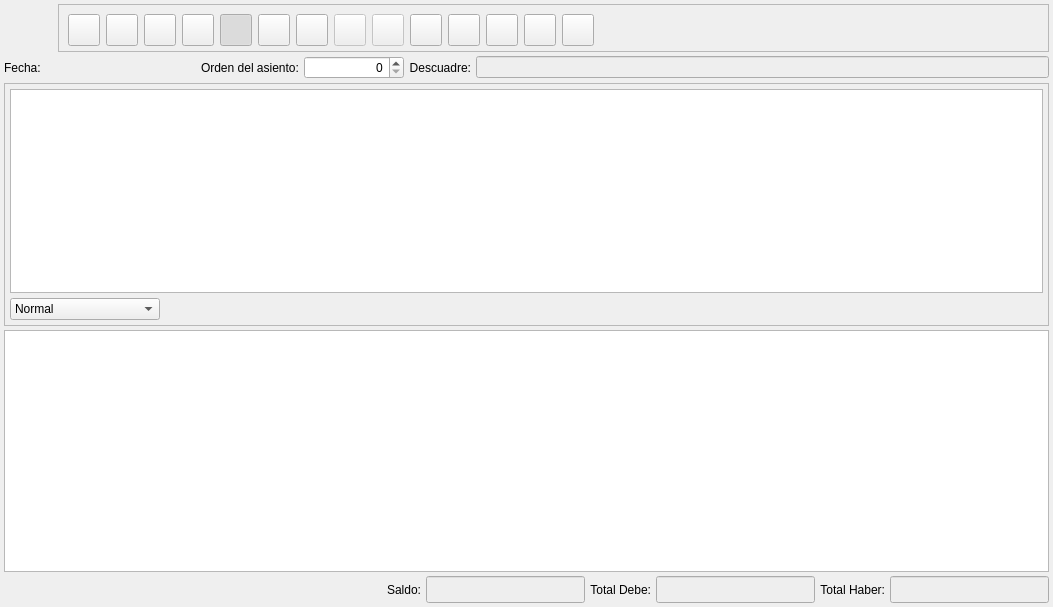
<?xml version="1.0" encoding="UTF-8"?>
<ui version="4.0">
 <author>Tomeu Borras</author>
 <class>BcAsientoBase</class>
 <widget class="QWidget" name="BcAsientoBase">
  <property name="geometry">
   <rect>
    <x>0</x>
    <y>0</y>
    <width>1053</width>
    <height>607</height>
   </rect>
  </property>
  <property name="windowTitle">
   <string>Asiento</string>
  </property>
  <property name="windowIcon">
   <iconset resource="../../../bulmages.qrc">
    <normaloff>:/Images/book.png</normaloff>:/Images/book.png</iconset>
  </property>
  <layout class="QVBoxLayout">
   <property name="spacing">
    <number>4</number>
   </property>
   <property name="margin">
    <number>4</number>
   </property>
   <item>
    <layout class="QHBoxLayout">
     <property name="spacing">
      <number>6</number>
     </property>
     <property name="margin">
      <number>0</number>
     </property>
     <item>
      <widget class="QLabel" name="pixmapLabel1">
       <property name="sizePolicy">
        <sizepolicy hsizetype="Fixed" vsizetype="Fixed">
         <horstretch>0</horstretch>
         <verstretch>0</verstretch>
        </sizepolicy>
       </property>
       <property name="minimumSize">
        <size>
         <width>48</width>
         <height>48</height>
        </size>
       </property>
       <property name="maximumSize">
        <size>
         <width>48</width>
         <height>48</height>
        </size>
       </property>
       <property name="pixmap">
        <pixmap resource="../../../bulmages.qrc">:/Images/book.png</pixmap>
       </property>
       <property name="scaledContents">
        <bool>true</bool>
       </property>
      </widget>
     </item>
     <item>
      <widget class="QFrame" name="mui_framebotones">
       <property name="sizePolicy">
        <sizepolicy hsizetype="Expanding" vsizetype="Fixed">
         <horstretch>0</horstretch>
         <verstretch>0</verstretch>
        </sizepolicy>
       </property>
       <property name="minimumSize">
        <size>
         <width>42</width>
         <height>42</height>
        </size>
       </property>
       <property name="maximumSize">
        <size>
         <width>16777215</width>
         <height>48</height>
        </size>
       </property>
       <property name="frameShape">
        <enum>QFrame::StyledPanel</enum>
       </property>
       <property name="frameShadow">
        <enum>QFrame::Raised</enum>
       </property>
       <layout class="QHBoxLayout" name="horizontalLayout">
        <item>
         <widget class="QToolButton" name="mui_abrirAsiento">
          <property name="sizePolicy">
           <sizepolicy hsizetype="Fixed" vsizetype="Fixed">
            <horstretch>0</horstretch>
            <verstretch>0</verstretch>
           </sizepolicy>
          </property>
          <property name="minimumSize">
           <size>
            <width>32</width>
            <height>32</height>
           </size>
          </property>
          <property name="maximumSize">
           <size>
            <width>32</width>
            <height>32</height>
           </size>
          </property>
          <property name="toolTip">
           <string>Abrir asiento</string>
          </property>
          <property name="whatsThis">
           <string>Abrir asiento</string>
          </property>
          <property name="text">
           <string/>
          </property>
          <property name="icon">
           <iconset resource="../../../bulmages.qrc">
            <normaloff>:/BulmaCont32x32/images/png/decrypted.png</normaloff>:/BulmaCont32x32/images/png/decrypted.png</iconset>
          </property>
          <property name="iconSize">
           <size>
            <width>22</width>
            <height>22</height>
           </size>
          </property>
          <property name="shortcut">
           <string>Ctrl+A</string>
          </property>
         </widget>
        </item>
        <item>
         <widget class="QToolButton" name="mui_cerrarAsiento">
          <property name="sizePolicy">
           <sizepolicy hsizetype="Fixed" vsizetype="Fixed">
            <horstretch>0</horstretch>
            <verstretch>0</verstretch>
           </sizepolicy>
          </property>
          <property name="minimumSize">
           <size>
            <width>32</width>
            <height>32</height>
           </size>
          </property>
          <property name="maximumSize">
           <size>
            <width>32</width>
            <height>32</height>
           </size>
          </property>
          <property name="toolTip">
           <string>Cerrar asiento</string>
          </property>
          <property name="whatsThis">
           <string>Cerrar asiento</string>
          </property>
          <property name="text">
           <string/>
          </property>
          <property name="icon">
           <iconset resource="../../../bulmages.qrc">
            <normaloff>:/BulmaCont32x32/images/png/encrypted.png</normaloff>:/BulmaCont32x32/images/png/encrypted.png</iconset>
          </property>
          <property name="iconSize">
           <size>
            <width>22</width>
            <height>22</height>
           </size>
          </property>
          <property name="shortcut">
           <string>Ctrl+C</string>
          </property>
         </widget>
        </item>
        <item>
         <widget class="QToolButton" name="mui_guardarAsiento">
          <property name="sizePolicy">
           <sizepolicy hsizetype="Fixed" vsizetype="Fixed">
            <horstretch>0</horstretch>
            <verstretch>0</verstretch>
           </sizepolicy>
          </property>
          <property name="minimumSize">
           <size>
            <width>32</width>
            <height>32</height>
           </size>
          </property>
          <property name="maximumSize">
           <size>
            <width>32</width>
            <height>32</height>
           </size>
          </property>
          <property name="toolTip">
           <string>Guardar asiento</string>
          </property>
          <property name="whatsThis">
           <string>Guardar asiento</string>
          </property>
          <property name="text">
           <string/>
          </property>
          <property name="icon">
           <iconset resource="../../../bulmages.qrc">
            <normaloff>:/Images/edit-save.png</normaloff>:/Images/edit-save.png</iconset>
          </property>
          <property name="iconSize">
           <size>
            <width>22</width>
            <height>22</height>
           </size>
          </property>
          <property name="shortcut">
           <string>Ctrl+S</string>
          </property>
         </widget>
        </item>
        <item>
         <widget class="QToolButton" name="mui_nuevoAsiento">
          <property name="sizePolicy">
           <sizepolicy hsizetype="Fixed" vsizetype="Fixed">
            <horstretch>0</horstretch>
            <verstretch>0</verstretch>
           </sizepolicy>
          </property>
          <property name="minimumSize">
           <size>
            <width>32</width>
            <height>32</height>
           </size>
          </property>
          <property name="maximumSize">
           <size>
            <width>32</width>
            <height>32</height>
           </size>
          </property>
          <property name="toolTip">
           <string>Nuevo asiento</string>
          </property>
          <property name="statusTip">
           <string comment="Nuevo asiento">Nuevo asiento</string>
          </property>
          <property name="whatsThis">
           <string>Nuevo asiento</string>
          </property>
          <property name="accessibleDescription">
           <string comment="Nuevo asiento">Nuevo asiento</string>
          </property>
          <property name="text">
           <string/>
          </property>
          <property name="icon">
           <iconset resource="../../../bulmages.qrc">
            <normaloff>:/Images/document-new.png</normaloff>:/Images/document-new.png</iconset>
          </property>
          <property name="iconSize">
           <size>
            <width>22</width>
            <height>22</height>
           </size>
          </property>
          <property name="shortcut">
           <string>Ctrl+N</string>
          </property>
         </widget>
        </item>
        <item>
         <widget class="QToolButton" name="mui_detalles">
          <property name="sizePolicy">
           <sizepolicy hsizetype="Fixed" vsizetype="Fixed">
            <horstretch>0</horstretch>
            <verstretch>0</verstretch>
           </sizepolicy>
          </property>
          <property name="minimumSize">
           <size>
            <width>32</width>
            <height>32</height>
           </size>
          </property>
          <property name="maximumSize">
           <size>
            <width>32</width>
            <height>32</height>
           </size>
          </property>
          <property name="toolTip">
           <string>Extender asiento</string>
          </property>
          <property name="whatsThis">
           <string>Extender asiento</string>
          </property>
          <property name="text">
           <string/>
          </property>
          <property name="icon">
           <iconset resource="../../../bulmages.qrc">
            <normaloff>:/Images/document-open.png</normaloff>:/Images/document-open.png</iconset>
          </property>
          <property name="iconSize">
           <size>
            <width>22</width>
            <height>22</height>
           </size>
          </property>
          <property name="shortcut">
           <string>Ctrl+E</string>
          </property>
          <property name="checkable">
           <bool>true</bool>
          </property>
          <property name="checked">
           <bool>true</bool>
          </property>
         </widget>
        </item>
        <item>
         <widget class="QToolButton" name="mui_configurar">
          <property name="minimumSize">
           <size>
            <width>32</width>
            <height>32</height>
           </size>
          </property>
          <property name="maximumSize">
           <size>
            <width>32</width>
            <height>32</height>
           </size>
          </property>
          <property name="toolTip">
           <string>Configurar</string>
          </property>
          <property name="whatsThis">
           <string>Configurar</string>
          </property>
          <property name="text">
           <string/>
          </property>
          <property name="icon">
           <iconset resource="../../../bulmages.qrc">
            <normaloff>:/Images/document-properties.png</normaloff>:/Images/document-properties.png</iconset>
          </property>
          <property name="iconSize">
           <size>
            <width>22</width>
            <height>22</height>
           </size>
          </property>
          <property name="checkable">
           <bool>true</bool>
          </property>
          <property name="checked">
           <bool>false</bool>
          </property>
         </widget>
        </item>
        <item>
         <widget class="QToolButton" name="mui_borrar">
          <property name="sizePolicy">
           <sizepolicy hsizetype="Fixed" vsizetype="Fixed">
            <horstretch>0</horstretch>
            <verstretch>0</verstretch>
           </sizepolicy>
          </property>
          <property name="minimumSize">
           <size>
            <width>32</width>
            <height>32</height>
           </size>
          </property>
          <property name="maximumSize">
           <size>
            <width>32</width>
            <height>32</height>
           </size>
          </property>
          <property name="toolTip">
           <string>Borrar asiento</string>
          </property>
          <property name="whatsThis">
           <string>Borrar asiento</string>
          </property>
          <property name="text">
           <string/>
          </property>
          <property name="icon">
           <iconset>
            <normaloff>:Images/edit-delete.png</normaloff>:Images/edit-delete.png</iconset>
          </property>
          <property name="iconSize">
           <size>
            <width>22</width>
            <height>22</height>
           </size>
          </property>
          <property name="shortcut">
           <string>Ctrl+D</string>
          </property>
         </widget>
        </item>
        <item>
         <widget class="QToolButton" name="mui_exportar">
          <property name="enabled">
           <bool>false</bool>
          </property>
          <property name="sizePolicy">
           <sizepolicy hsizetype="Fixed" vsizetype="Fixed">
            <horstretch>0</horstretch>
            <verstretch>0</verstretch>
           </sizepolicy>
          </property>
          <property name="minimumSize">
           <size>
            <width>32</width>
            <height>32</height>
           </size>
          </property>
          <property name="maximumSize">
           <size>
            <width>32</width>
            <height>32</height>
           </size>
          </property>
          <property name="toolTip">
           <string>Exportar asiento</string>
          </property>
          <property name="whatsThis">
           <string>Exportar asiento</string>
          </property>
          <property name="text">
           <string/>
          </property>
          <property name="icon">
           <iconset resource="../../../bulmages.qrc">
            <normaloff>:/Images/document-import.png</normaloff>:/Images/document-import.png</iconset>
          </property>
          <property name="iconSize">
           <size>
            <width>22</width>
            <height>22</height>
           </size>
          </property>
         </widget>
        </item>
        <item>
         <widget class="QToolButton" name="mui_importar">
          <property name="enabled">
           <bool>false</bool>
          </property>
          <property name="sizePolicy">
           <sizepolicy hsizetype="Fixed" vsizetype="Fixed">
            <horstretch>0</horstretch>
            <verstretch>0</verstretch>
           </sizepolicy>
          </property>
          <property name="minimumSize">
           <size>
            <width>32</width>
            <height>32</height>
           </size>
          </property>
          <property name="maximumSize">
           <size>
            <width>32</width>
            <height>32</height>
           </size>
          </property>
          <property name="toolTip">
           <string>Importar asiento</string>
          </property>
          <property name="whatsThis">
           <string>Importar asiento</string>
          </property>
          <property name="text">
           <string/>
          </property>
          <property name="icon">
           <iconset resource="../../../bulmages.qrc">
            <normaloff>:/Images/document-export.png</normaloff>:/Images/document-export.png</iconset>
          </property>
          <property name="iconSize">
           <size>
            <width>22</width>
            <height>22</height>
           </size>
          </property>
         </widget>
        </item>
        <item>
         <widget class="QToolButton" name="mui_inteligente">
          <property name="sizePolicy">
           <sizepolicy hsizetype="Fixed" vsizetype="Fixed">
            <horstretch>0</horstretch>
            <verstretch>0</verstretch>
           </sizepolicy>
          </property>
          <property name="minimumSize">
           <size>
            <width>32</width>
            <height>32</height>
           </size>
          </property>
          <property name="maximumSize">
           <size>
            <width>32</width>
            <height>32</height>
           </size>
          </property>
          <property name="toolTip">
           <string>Asientos inteligentes</string>
          </property>
          <property name="whatsThis">
           <string>Asientos inteligentes</string>
          </property>
          <property name="text">
           <string/>
          </property>
          <property name="icon">
           <iconset resource="../../../bulmages.qrc">
            <normaloff>:/BulmaCont32x32/images/png/wizard.png</normaloff>:/BulmaCont32x32/images/png/wizard.png</iconset>
          </property>
          <property name="iconSize">
           <size>
            <width>22</width>
            <height>22</height>
           </size>
          </property>
          <property name="shortcut">
           <string>Ctrl+M</string>
          </property>
         </widget>
        </item>
        <item>
         <widget class="QToolButton" name="mui_inicio">
          <property name="sizePolicy">
           <sizepolicy hsizetype="Fixed" vsizetype="Fixed">
            <horstretch>0</horstretch>
            <verstretch>0</verstretch>
           </sizepolicy>
          </property>
          <property name="minimumSize">
           <size>
            <width>32</width>
            <height>32</height>
           </size>
          </property>
          <property name="maximumSize">
           <size>
            <width>32</width>
            <height>32</height>
           </size>
          </property>
          <property name="toolTip">
           <string>Asientos inteligentes</string>
          </property>
          <property name="whatsThis">
           <string>Asientos inteligentes</string>
          </property>
          <property name="text">
           <string/>
          </property>
          <property name="icon">
           <iconset resource="../../../bulmages.qrc">
            <normaloff>:/BulmaCont32x32/images/png/i_start.png</normaloff>:/BulmaCont32x32/images/png/i_start.png</iconset>
          </property>
          <property name="iconSize">
           <size>
            <width>22</width>
            <height>22</height>
           </size>
          </property>
          <property name="shortcut">
           <string>Ctrl+M</string>
          </property>
         </widget>
        </item>
        <item>
         <widget class="QToolButton" name="mui_anterior">
          <property name="sizePolicy">
           <sizepolicy hsizetype="Fixed" vsizetype="Fixed">
            <horstretch>0</horstretch>
            <verstretch>0</verstretch>
           </sizepolicy>
          </property>
          <property name="minimumSize">
           <size>
            <width>32</width>
            <height>32</height>
           </size>
          </property>
          <property name="maximumSize">
           <size>
            <width>32</width>
            <height>32</height>
           </size>
          </property>
          <property name="toolTip">
           <string>Asientos inteligentes</string>
          </property>
          <property name="whatsThis">
           <string>Asientos inteligentes</string>
          </property>
          <property name="text">
           <string/>
          </property>
          <property name="icon">
           <iconset resource="../../../bulmages.qrc">
            <normaloff>:/BulmaCont32x32/images/png/i_back.png</normaloff>:/BulmaCont32x32/images/png/i_back.png</iconset>
          </property>
          <property name="iconSize">
           <size>
            <width>22</width>
            <height>22</height>
           </size>
          </property>
          <property name="shortcut">
           <string>Ctrl+M</string>
          </property>
         </widget>
        </item>
        <item>
         <widget class="QToolButton" name="mui_siguiente">
          <property name="sizePolicy">
           <sizepolicy hsizetype="Fixed" vsizetype="Fixed">
            <horstretch>0</horstretch>
            <verstretch>0</verstretch>
           </sizepolicy>
          </property>
          <property name="minimumSize">
           <size>
            <width>32</width>
            <height>32</height>
           </size>
          </property>
          <property name="maximumSize">
           <size>
            <width>32</width>
            <height>32</height>
           </size>
          </property>
          <property name="toolTip">
           <string>Asientos inteligentes</string>
          </property>
          <property name="whatsThis">
           <string>Asientos inteligentes</string>
          </property>
          <property name="text">
           <string/>
          </property>
          <property name="icon">
           <iconset resource="../../../bulmages.qrc">
            <normaloff>:/BulmaCont32x32/images/png/i_forward.png</normaloff>:/BulmaCont32x32/images/png/i_forward.png</iconset>
          </property>
          <property name="iconSize">
           <size>
            <width>22</width>
            <height>22</height>
           </size>
          </property>
          <property name="shortcut">
           <string>Ctrl+M</string>
          </property>
         </widget>
        </item>
        <item>
         <widget class="QToolButton" name="mui_fin">
          <property name="sizePolicy">
           <sizepolicy hsizetype="Fixed" vsizetype="Fixed">
            <horstretch>0</horstretch>
            <verstretch>0</verstretch>
           </sizepolicy>
          </property>
          <property name="minimumSize">
           <size>
            <width>32</width>
            <height>32</height>
           </size>
          </property>
          <property name="maximumSize">
           <size>
            <width>32</width>
            <height>32</height>
           </size>
          </property>
          <property name="toolTip">
           <string>Asientos inteligentes</string>
          </property>
          <property name="whatsThis">
           <string>Asientos inteligentes</string>
          </property>
          <property name="text">
           <string/>
          </property>
          <property name="icon">
           <iconset resource="../../../bulmages.qrc">
            <normaloff>:/BulmaCont32x32/images/png/i_finish.xpm</normaloff>:/BulmaCont32x32/images/png/i_finish.xpm</iconset>
          </property>
          <property name="iconSize">
           <size>
            <width>22</width>
            <height>22</height>
           </size>
          </property>
          <property name="shortcut">
           <string>Ctrl+M</string>
          </property>
         </widget>
        </item>
        <item>
         <layout class="QHBoxLayout" name="mui_plugbotones">
          <property name="spacing">
           <number>4</number>
          </property>
          <property name="margin">
           <number>0</number>
          </property>
         </layout>
        </item>
        <item>
         <spacer>
          <property name="orientation">
           <enum>Qt::Horizontal</enum>
          </property>
          <property name="sizeType">
           <enum>QSizePolicy::Expanding</enum>
          </property>
          <property name="sizeHint" stdset="0">
           <size>
            <width>201</width>
            <height>44</height>
           </size>
          </property>
         </spacer>
        </item>
       </layout>
      </widget>
     </item>
    </layout>
   </item>
   <item>
    <layout class="QHBoxLayout">
     <property name="spacing">
      <number>5</number>
     </property>
     <property name="margin">
      <number>0</number>
     </property>
     <item>
      <widget class="QLabel" name="TextLabel2">
       <property name="text">
        <string>Fecha:</string>
       </property>
      </widget>
     </item>
     <item>
      <widget class="BlDateSearch" name="mui_fecha" native="true">
       <property name="minimumSize">
        <size>
         <width>150</width>
         <height>0</height>
        </size>
       </property>
      </widget>
     </item>
     <item>
      <widget class="QLabel" name="TextLabel1">
       <property name="text">
        <string>Orden del asiento:</string>
       </property>
      </widget>
     </item>
     <item>
      <widget class="QSpinBox" name="mui_ordenAsiento">
       <property name="minimumSize">
        <size>
         <width>100</width>
         <height>0</height>
        </size>
       </property>
       <property name="alignment">
        <set>Qt::AlignRight</set>
       </property>
       <property name="maximum">
        <number>99999999</number>
       </property>
       <property name="value">
        <number>0</number>
       </property>
      </widget>
     </item>
     <item>
      <widget class="QLabel" name="TextLabel1_3">
       <property name="text">
        <string>Descuadre:</string>
       </property>
       <property name="alignment">
        <set>Qt::AlignRight|Qt::AlignTrailing|Qt::AlignVCenter</set>
       </property>
      </widget>
     </item>
     <item>
      <widget class="QLineEdit" name="mui_descuadre">
       <property name="minimumSize">
        <size>
         <width>150</width>
         <height>0</height>
        </size>
       </property>
       <property name="palette">
        <palette>
         <active>
          <colorrole role="Base">
           <brush brushstyle="SolidPattern">
            <color alpha="255">
             <red>238</red>
             <green>238</green>
             <blue>238</blue>
            </color>
           </brush>
          </colorrole>
         </active>
         <inactive>
          <colorrole role="Base">
           <brush brushstyle="SolidPattern">
            <color alpha="255">
             <red>238</red>
             <green>238</green>
             <blue>238</blue>
            </color>
           </brush>
          </colorrole>
         </inactive>
         <disabled>
          <colorrole role="Base">
           <brush brushstyle="SolidPattern">
            <color alpha="255">
             <red>255</red>
             <green>255</green>
             <blue>255</blue>
            </color>
           </brush>
          </colorrole>
         </disabled>
        </palette>
       </property>
       <property name="alignment">
        <set>Qt::AlignRight</set>
       </property>
       <property name="readOnly">
        <bool>true</bool>
       </property>
      </widget>
     </item>
    </layout>
   </item>
   <item>
    <widget class="QFrame" name="frame">
     <property name="frameShape">
      <enum>QFrame::StyledPanel</enum>
     </property>
     <property name="frameShadow">
      <enum>QFrame::Raised</enum>
     </property>
     <layout class="QVBoxLayout">
      <property name="spacing">
       <number>5</number>
      </property>
      <property name="margin">
       <number>5</number>
      </property>
      <item>
       <widget class="QTextEdit" name="mui_comentariosAsiento"/>
      </item>
      <item>
       <layout class="QHBoxLayout">
        <property name="spacing">
         <number>5</number>
        </property>
        <property name="margin">
         <number>0</number>
        </property>
        <item>
         <widget class="QComboBox" name="mui_claseAsiento">
          <property name="minimumSize">
           <size>
            <width>150</width>
            <height>0</height>
           </size>
          </property>
          <item>
           <property name="text">
            <string>Normal</string>
           </property>
          </item>
          <item>
           <property name="text">
            <string>Regularizacion</string>
           </property>
          </item>
          <item>
           <property name="text">
            <string>Cierre</string>
           </property>
          </item>
          <item>
           <property name="text">
            <string>Apertura</string>
           </property>
          </item>
         </widget>
        </item>
        <item>
         <spacer>
          <property name="orientation">
           <enum>Qt::Horizontal</enum>
          </property>
          <property name="sizeHint" stdset="0">
           <size>
            <width>40</width>
            <height>20</height>
           </size>
          </property>
         </spacer>
        </item>
       </layout>
      </item>
     </layout>
    </widget>
   </item>
   <item>
    <widget class="BcAsientoSubForm" name="mui_list"/>
   </item>
   <item>
    <layout class="QHBoxLayout">
     <property name="spacing">
      <number>5</number>
     </property>
     <property name="margin">
      <number>0</number>
     </property>
     <item>
      <spacer>
       <property name="orientation">
        <enum>Qt::Horizontal</enum>
       </property>
       <property name="sizeType">
        <enum>QSizePolicy::Expanding</enum>
       </property>
       <property name="sizeHint" stdset="0">
        <size>
         <width>96</width>
         <height>25</height>
        </size>
       </property>
      </spacer>
     </item>
     <item>
      <widget class="QLabel" name="textLabel1">
       <property name="text">
        <string>Saldo:</string>
       </property>
       <property name="alignment">
        <set>Qt::AlignRight|Qt::AlignTrailing|Qt::AlignVCenter</set>
       </property>
      </widget>
     </item>
     <item>
      <widget class="QLineEdit" name="mui_saldoCuenta">
       <property name="enabled">
        <bool>true</bool>
       </property>
       <property name="sizePolicy">
        <sizepolicy hsizetype="Preferred" vsizetype="Fixed">
         <horstretch>0</horstretch>
         <verstretch>0</verstretch>
        </sizepolicy>
       </property>
       <property name="minimumSize">
        <size>
         <width>150</width>
         <height>0</height>
        </size>
       </property>
       <property name="palette">
        <palette>
         <active>
          <colorrole role="Base">
           <brush brushstyle="SolidPattern">
            <color alpha="255">
             <red>238</red>
             <green>238</green>
             <blue>238</blue>
            </color>
           </brush>
          </colorrole>
         </active>
         <inactive>
          <colorrole role="Base">
           <brush brushstyle="SolidPattern">
            <color alpha="255">
             <red>238</red>
             <green>238</green>
             <blue>238</blue>
            </color>
           </brush>
          </colorrole>
         </inactive>
         <disabled>
          <colorrole role="Base">
           <brush brushstyle="SolidPattern">
            <color alpha="255">
             <red>255</red>
             <green>255</green>
             <blue>255</blue>
            </color>
           </brush>
          </colorrole>
         </disabled>
        </palette>
       </property>
       <property name="font">
        <font>
         <pointsize>12</pointsize>
         <weight>75</weight>
         <bold>true</bold>
        </font>
       </property>
       <property name="mouseTracking">
        <bool>false</bool>
       </property>
       <property name="focusPolicy">
        <enum>Qt::NoFocus</enum>
       </property>
       <property name="acceptDrops">
        <bool>false</bool>
       </property>
       <property name="alignment">
        <set>Qt::AlignRight</set>
       </property>
       <property name="dragEnabled">
        <bool>false</bool>
       </property>
       <property name="readOnly">
        <bool>true</bool>
       </property>
      </widget>
     </item>
     <item>
      <widget class="QLabel" name="TextLabel1_2">
       <property name="text">
        <string>Total Debe:</string>
       </property>
       <property name="alignment">
        <set>Qt::AlignRight|Qt::AlignTrailing|Qt::AlignVCenter</set>
       </property>
      </widget>
     </item>
     <item>
      <widget class="QLineEdit" name="m_totaldebe">
       <property name="sizePolicy">
        <sizepolicy hsizetype="Preferred" vsizetype="Fixed">
         <horstretch>0</horstretch>
         <verstretch>0</verstretch>
        </sizepolicy>
       </property>
       <property name="minimumSize">
        <size>
         <width>150</width>
         <height>0</height>
        </size>
       </property>
       <property name="palette">
        <palette>
         <active>
          <colorrole role="Base">
           <brush brushstyle="SolidPattern">
            <color alpha="255">
             <red>238</red>
             <green>238</green>
             <blue>238</blue>
            </color>
           </brush>
          </colorrole>
         </active>
         <inactive>
          <colorrole role="Base">
           <brush brushstyle="SolidPattern">
            <color alpha="255">
             <red>238</red>
             <green>238</green>
             <blue>238</blue>
            </color>
           </brush>
          </colorrole>
         </inactive>
         <disabled>
          <colorrole role="Base">
           <brush brushstyle="SolidPattern">
            <color alpha="255">
             <red>255</red>
             <green>255</green>
             <blue>255</blue>
            </color>
           </brush>
          </colorrole>
         </disabled>
        </palette>
       </property>
       <property name="font">
        <font>
         <pointsize>12</pointsize>
         <weight>75</weight>
         <italic>false</italic>
         <bold>true</bold>
        </font>
       </property>
       <property name="alignment">
        <set>Qt::AlignRight</set>
       </property>
       <property name="readOnly">
        <bool>true</bool>
       </property>
      </widget>
     </item>
     <item>
      <widget class="QLabel" name="TextLabel1_4">
       <property name="text">
        <string>Total Haber:</string>
       </property>
       <property name="alignment">
        <set>Qt::AlignRight|Qt::AlignTrailing|Qt::AlignVCenter</set>
       </property>
      </widget>
     </item>
     <item>
      <widget class="QLineEdit" name="m_totalhaber">
       <property name="sizePolicy">
        <sizepolicy hsizetype="Preferred" vsizetype="Fixed">
         <horstretch>0</horstretch>
         <verstretch>0</verstretch>
        </sizepolicy>
       </property>
       <property name="minimumSize">
        <size>
         <width>150</width>
         <height>0</height>
        </size>
       </property>
       <property name="palette">
        <palette>
         <active>
          <colorrole role="Base">
           <brush brushstyle="SolidPattern">
            <color alpha="255">
             <red>238</red>
             <green>238</green>
             <blue>238</blue>
            </color>
           </brush>
          </colorrole>
         </active>
         <inactive>
          <colorrole role="Base">
           <brush brushstyle="SolidPattern">
            <color alpha="255">
             <red>238</red>
             <green>238</green>
             <blue>238</blue>
            </color>
           </brush>
          </colorrole>
         </inactive>
         <disabled>
          <colorrole role="Base">
           <brush brushstyle="SolidPattern">
            <color alpha="255">
             <red>255</red>
             <green>255</green>
             <blue>255</blue>
            </color>
           </brush>
          </colorrole>
         </disabled>
        </palette>
       </property>
       <property name="font">
        <font>
         <pointsize>12</pointsize>
         <weight>75</weight>
         <bold>true</bold>
        </font>
       </property>
       <property name="alignment">
        <set>Qt::AlignRight</set>
       </property>
       <property name="readOnly">
        <bool>true</bool>
       </property>
      </widget>
     </item>
    </layout>
   </item>
  </layout>
 </widget>
 <customwidgets>
  <customwidget>
   <class>BlDateSearch</class>
   <extends>QWidget</extends>
   <header>bldatesearch.h</header>
  </customwidget>
  <customwidget>
   <class>BcAsientoSubForm</class>
   <extends>QTableWidget</extends>
   <header>bcasientosubform.h</header>
  </customwidget>
 </customwidgets>
 <resources>
  <include location="../../../bulmages.qrc"/>
  <include location="../../../bulmages.qrc"/>
 </resources>
 <connections/>
</ui>
